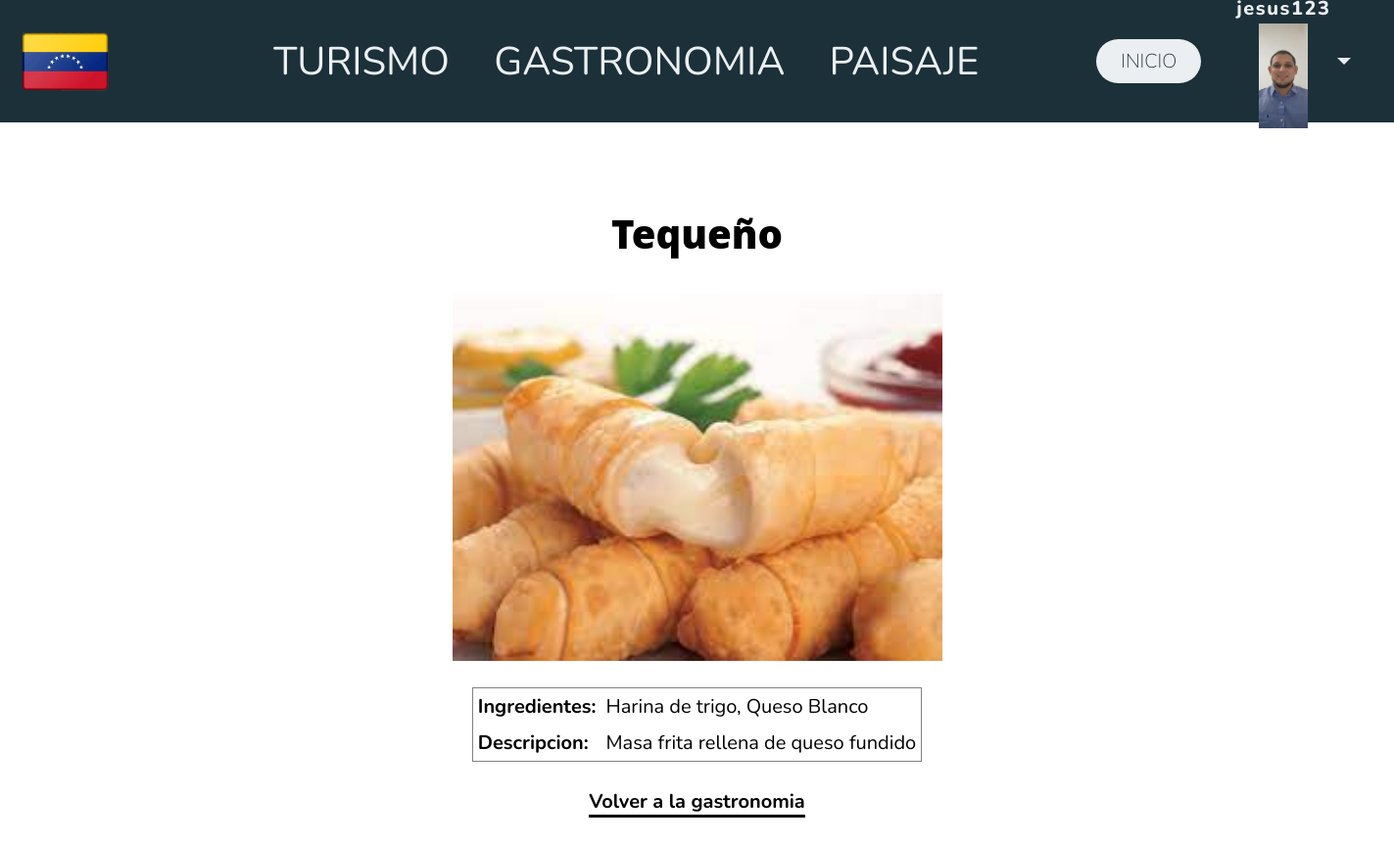
The page /vzla/detalle-gastronomia/10/ (signed in) on the database its author committed.
### vzla/models.py (models this page shows, shortened)
class Avatar(models.Model):
    user = models.OneToOneField(User, on_delete=models.CASCADE, null=True)
    imagen = models.ImageField(upload_to='avatares', null=True, blank=True)

class Gastronomia(models.Model):
    nombre = models.CharField(max_length=64)
    ingredientes = models.CharField(max_length=128)
    descripcion = models.TextField()
    imagen = models.ImageField(upload_to="gastro", null=True, blank=True)

### vzla/views.py (the view)
# urls.py: path('detalle-gastronomia/<int:id>/', G_DetailView, name='detalle_gastronomia'),
@login_required
def G_DetailView(request, id):
    gastronomia = Gastronomia.objects.get(id=id)
    contexto = {'gastronomia': gastronomia}
    return render(request=request,
        template_name='vzla/detalle_gastronomia.html',
        context=contexto,)

### vzla/templates/vzla/detalle_gastronomia.html (shortened to what this page needs)
{% extends "vzla/base.html" %}
{% block contenido %}
<div align="center">
    <h2>{{ gastronomia.nombre }}</h2>
    <br>
    <td><img src="{{ gastronomia.imagen.url }}"style="width:500px;"/></td><br>
    <TABLE BORDER>
        <br>
        <TR><TH> Ingredientes: </TH>
            <TD> {{ gastronomia.ingredientes }} </TD></TR>
        <TR><TH> Descripcion: </TH>
            <TD> {{ gastronomia.descripcion }} </TD>
    </TABLE>
<div>
    <br>
<div align="center">
    <a class='vinculo' href="{% url 'gastronomia' %}">Volver a la gastronomia</a>
{% endblock contenido %}

### vzla/templates/vzla/base.html (shortened to what this page needs)
{% load static %}
<link rel="stylesheet" href="{% static "styles.css" %}" type='text/css'>
<!DOCTYPE html>
<html lang="en">
<head>
</head>
<body>
    <header class="header">
        <div class="logo">
            <img src={% static "img/vzla4.png" %} alt="bandera" >
        </div>
        <nav>
           <ul class="nav-links">
                <li><a href="{% url 'turismo' %}">TURISMO</a></li>
                <li><a href="{% url 'gastronomia' %}">GASTRONOMIA</a></li>
                <li><a href="{% url 'paisajes' %}">PAISAJE</a></li>
           </ul>
        </nav>
        <a class="boton" href="{% url 'inicio' %}"><button>INICIO</button></a>
        {% if user.is_authenticated %}
        <div class="dropdown">
            <button class="btn btn-secondary dropdown-toggle" type="button" id="dropdownMenuButton1" data-bs-toggle="dropdown" aria-expanded="false">
                <div style="display: inline-grid";align = "center">
                    <span style="">{{ user.username }}</span>
                    <div align = "center">
                        <img src="{{ user.avatar.imagen.url }}" style="width:50px;"/>
                    </div>
                </div>
            </button>
          </div>
        {% else %}
        <a class="btn btn-secondary" href="{% url 'login' %}" >Iniciar Sesión</a>
        {% endif %}
    </header>
</body>
<section style="padding:90px 50px;">
    {% block contenido %}
    {% endblock contenido %}
</section>
</html>

### rows shown on the page
Gastronomia: nombre "Tequeño", imagen (picture), ingredientes "Harina de trigo, Queso Blanco", descripcion "Masa frita rellena de queso fundido"
